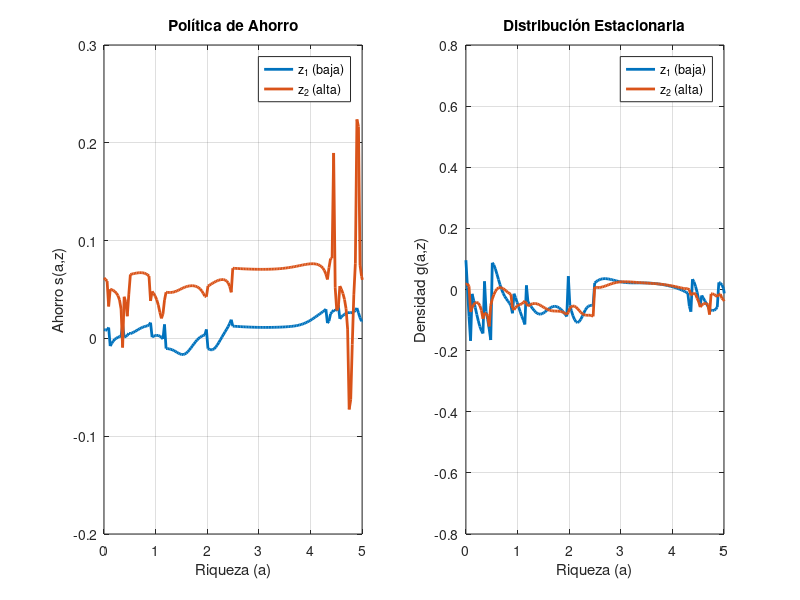
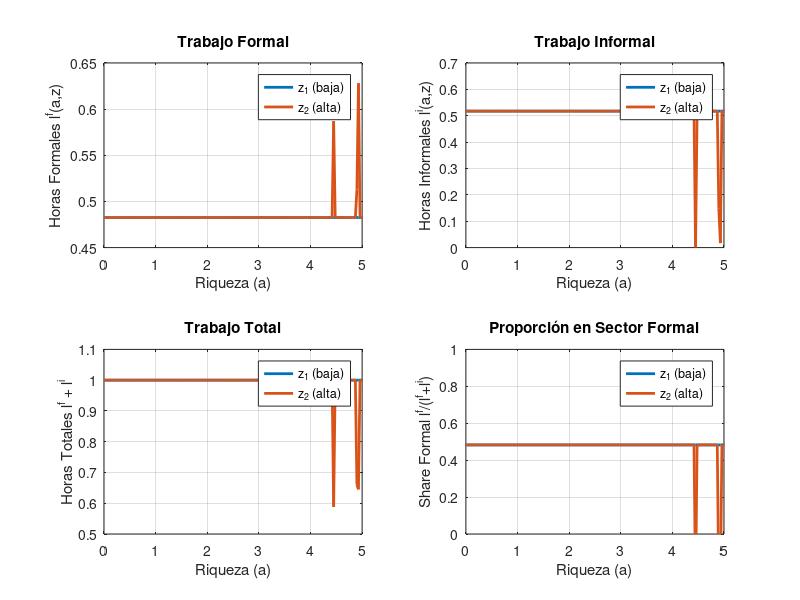
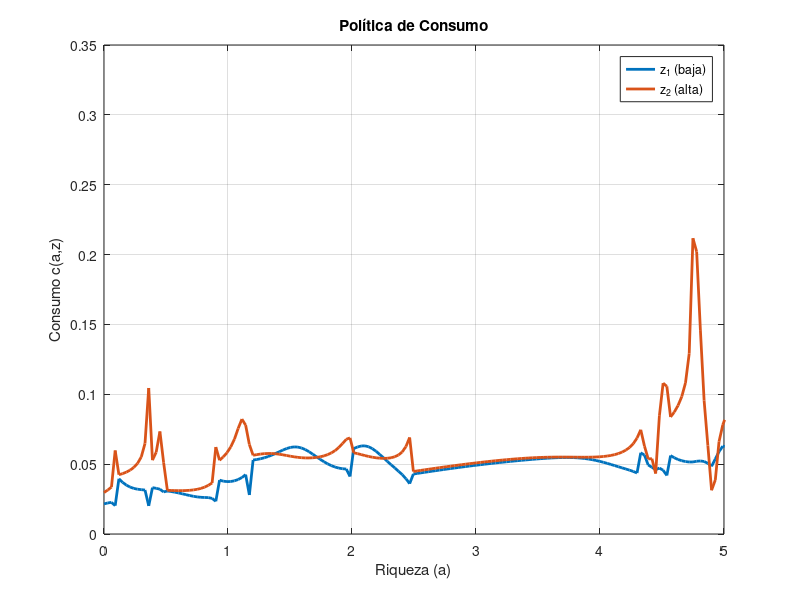
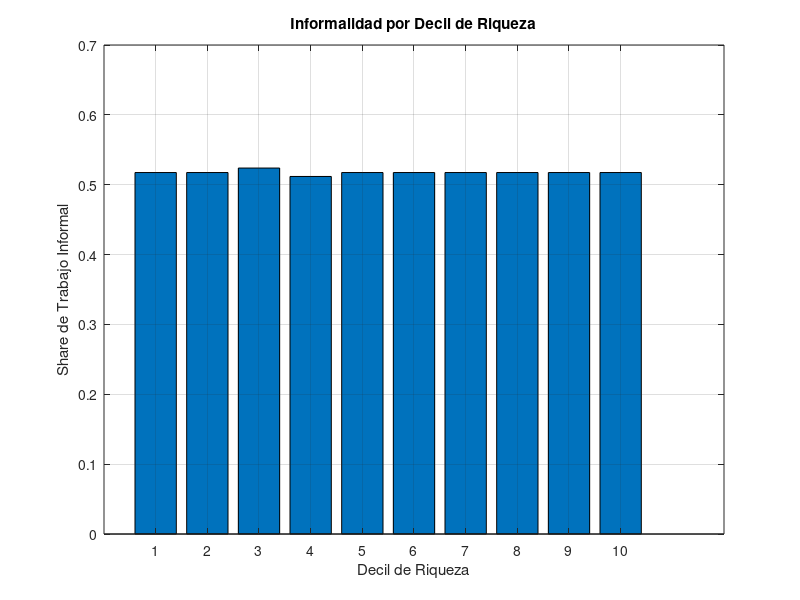

Reproduce these figures in MATLAB, in order.
% AIYAGARI_DOS_SECTORES.m
% Modelo de Aiyagari con trabajo endógeno en sectores formal e informal
% Basado en Moll et al. + Restrepo-Echavarria

clear all; clc; close all;

tic; % Inicia el cronómetro

%% =========================================================================
% 1. PARÁMETROS DEL MODELO
% =========================================================================

% --- Parámetros de los Hogares ---
ga = 2;            % Coeficiente de aversión relativa al riesgo (γ)
rho = 0.05;        % Tasa de descuento subjetiva
d = 0.05;          % Tasa de depreciación del capital (δ)
frisch = 0.5;      % Elasticidad de Frisch (φ)

% --- Parámetros de Desutilidad del Trabajo ---
psi_f = 1.0;       % Desutilidad trabajo formal (ψᶠ)
psi_i = 0.9;       % Desutilidad trabajo informal (ψⁱ) - Menor = informal más atractivo

% --- Parámetros Fiscales ---
tau = 0.25;        % Tasa impositiva sobre trabajo formal

% --- Parámetros de las Firmas ---
% Sector Formal (Cobb-Douglas con capital)
al_f = 1/3;        % Participación del capital en formal (αᶠ)
Af = 0.15;         % Productividad total formal

% Sector Informal (Solo trabajo, retornos decrecientes)
al_i = 0.75;       % Exponente trabajo informal (αⁱ < 1)
Ai = 0.08;         % Productividad informal

% --- Parámetros del Proceso Estocástico (Productividad Individual) ---
z1 = 0.5;          % Productividad baja
z2 = 1.5;          % Productividad alta
z = [z1,z2];       % Vector de estados
la1 = 1/3;         % Tasa de Poisson z1 -> z2
la2 = 1/3;         % Tasa de Poisson z2 -> z1
la = [la1,la2];

% Productividad promedio
z_ave = (z1*la2 + z2*la1)/(la1 + la2);

%% =========================================================================
% 2. GRILLA DE ACTIVOS
% =========================================================================

I = 500;           % Número de puntos en la grilla (reducido para velocidad)
amin = 0;          % Límite inferior (restricción de no-endeudamiento)
amax = 15;         % Límite superior de activos

a = linspace(amin,amax,I)'; % Vector columna de la grilla
da = (amax-amin)/(I-1);     % Distancia entre puntos

% Matrices auxiliares
aa = [a,a];        % Repite la grilla para ambos estados de z
zz = ones(I,1)*z;  % Matriz (I x 2) con valores de z

%% =========================================================================
% 3. PARÁMETROS DE ITERACIÓN NUMÉRICA
% =========================================================================

% --- Parámetros HJB ---
maxit = 100;       % Máximo de iteraciones para HJB
crit = 10^(-6);    % Criterio de convergencia HJB
Delta = 1000;      % Tamaño del paso para método implícito

% Inicialización de matrices
dVf = zeros(I,2);  % Derivada forward
dVb = zeros(I,2);  % Derivada backward
c = zeros(I,2);    % Política de consumo
lf = zeros(I,2);   % Política trabajo formal
li = zeros(I,2);   % Política trabajo informal

% Matriz de saltos entre estados
Aswitch = [-speye(I)*la(1),speye(I)*la(1);speye(I)*la(2),-speye(I)*la(2)];

% --- Parámetros Equilibrio General ---
Ir = 30;           % Máximas iteraciones para encontrar r
crit_S = 10^(-5);  % Criterio convergencia mercado capital
crit_L = 10^(-4);  % Criterio convergencia mercado trabajo informal

% --- Parámetros de Bisección ---
rmin = 0.01;       % Límite inferior para r
rmax = 0.99*rho;   % Límite superior para r
r = 0.04;          % Conjetura inicial

%% =========================================================================
% 4. BUCLE EXTERNO: EQUILIBRIO GENERAL
% =========================================================================

for ir = 1:Ir
    
    % Almacena historial
    r_r(ir) = r;
    rmin_r(ir) = rmin;
    rmax_r(ir) = rmax;
    
    fprintf('\n========== Iteración Equilibrio %d ==========\n', ir);
    fprintf('Tasa de interés r = %.4f\n', r);
    
    % --- 4.1. Resolver Precios del Sector Formal (dado r) ---
    % FOC Capital Formal: r + d = al_f * Af * (Lf/Kf)^(1-al_f)
    % Por ahora asumimos Lf = z_ave para inicializar
    Lf_guess = z_ave * 0.7; % 70% en formal inicialmente
    KD = (al_f * Af / (r + d))^(1/(1-al_f)) * Lf_guess;
    wf = (1-al_f) * Af * (KD/Lf_guess)^al_f; % Salario formal
    
    % --- 4.2. Loop de Punto Fijo para Sector Informal ---
    % El salario informal depende del trabajo informal agregado
    
    Li_old = z_ave * 0.3; % 30% en informal inicialmente
    for iter_wi = 1:20
        % Salario informal desde FOC: wi = al_i * Ai * Li^(al_i-1)
        wi = al_i * Ai * Li_old^(al_i-1);
        
        fprintf('  Iteración salario informal %d: wi = %.4f\n', iter_wi, wi);
        
        % --- 4.3. Calcular Oferta Laboral de Ahorro Cero ---
        % Necesitamos resolver para (lf0, li0) cuando s=0
        fprintf('  Calculando oferta laboral de ahorro cero...\n');
        
        lf0 = zeros(I,2);
        li0 = zeros(I,2);
        
        for j = 1:2  % Para cada estado de productividad
            for i = 1:I  % Para cada nivel de activos
                % Resolver sistema: s = 0 y FOCs de trabajo
                % wf*z*lf*(1-tau) + wi*z*li + r*a = c
                % psi_f * lf^(1/frisch) = c^(-ga) * wf*z*(1-tau)
                % psi_i * li^(1/frisch) = c^(-ga) * wi*z
                
                % Simplificación: usar aproximación
                income_base = r * a(i);
                if income_base <= 0
                    income_base = 0.01; % Evitar problemas numéricos
                end
                
                % Aproximación inicial
                lf_temp = min(0.5, max(0, ((wf*z(j)*(1-tau))/psi_f)^frisch));
                li_temp = min(0.5, max(0, ((wi*z(j))/psi_i)^frisch));
                
                % Normalizar si suma > 1
                if lf_temp + li_temp > 1
                    total = lf_temp + li_temp;
                    lf_temp = lf_temp / total;
                    li_temp = li_temp / total;
                end
                
                lf0(i,j) = lf_temp;
                li0(i,j) = li_temp;
            end
        end
        
        % --- 4.4. Conjetura Inicial para Función de Valor ---
        if ir == 1 && iter_wi == 1
            % Primera iteración: usar aproximación
            for j = 1:2
                income = wf*z(j)*lf0(:,j)*(1-tau) + wi*z(j)*li0(:,j) + r.*a;
                v0(:,j) = (income.^(1-ga))/(1-ga)/rho;
            end
        else
            % Usar valor previo (warm start)
            if iter_wi == 1
                v0 = V_r(:,:,ir-1);
            else
                v0 = V;
            end
        end
        
        v = v0;
        
        % --- 4.5. BUCLE INTERNO: RESOLVER HJB ---
        for n = 1:maxit
            V = v;
            
            % Derivadas (Diferencias Finitas)
            % Forward
            dVf(1:I-1,:) = (V(2:I,:)-V(1:I-1,:))/da;
            for j = 1:2
                income_max = wf*z(j)*(1-tau) + wi*z(j) + r*amax;
                dVf(I,j) = (income_max)^(-ga);
            end
            
            % Backward
            dVb(2:I,:) = (V(2:I,:)-V(1:I-1,:))/da;
            for j = 1:2
                income_min = wf*z(j)*lf0(1,j)*(1-tau) + wi*z(j)*li0(1,j) + r*amin;
                dVb(1,j) = (income_min)^(-ga);
            end
            
            % --- ESQUEMA UPWIND ---
            % Forward
            cf = dVf.^(-1/ga);
            lf_f = ((dVf.*wf.*zz*(1-tau))/psi_f).^frisch;
            li_f = ((dVf.*wi.*zz)/psi_i).^frisch;
            
            % Restringir horas totales
            ltotal_f = lf_f + li_f;
            idx_exceed = ltotal_f > 1;
            lf_f(idx_exceed) = lf_f(idx_exceed) ./ ltotal_f(idx_exceed);
            li_f(idx_exceed) = li_f(idx_exceed) ./ ltotal_f(idx_exceed);
            
            ssf = wf*zz.*lf_f*(1-tau) + wi*zz.*li_f + r.*aa - cf;
            
            % Backward
            cb = dVb.^(-1/ga);
            lf_b = ((dVb.*wf.*zz*(1-tau))/psi_f).^frisch;
            li_b = ((dVb.*wi.*zz)/psi_i).^frisch;
            
            % Restringir horas totales
            ltotal_b = lf_b + li_b;
            idx_exceed = ltotal_b > 1;
            lf_b(idx_exceed) = lf_b(idx_exceed) ./ ltotal_b(idx_exceed);
            li_b(idx_exceed) = li_b(idx_exceed) ./ ltotal_b(idx_exceed);
            
            ssb = wf*zz.*lf_b*(1-tau) + wi*zz.*li_b + r.*aa - cb;
            
            % En steady state (s=0)
            c0 = wf*zz.*lf0*(1-tau) + wi*zz.*li0 + r.*aa;
            
            % Indicadores upwind
            If = ssf > 0;
            Ib = ssb < 0;
            I0 = (1-If-Ib);
            
            % Políticas finales
            c = cf.*If + cb.*Ib + c0.*I0;
            lf = lf_f.*If + lf_b.*Ib + lf0.*I0;
            li = li_f.*If + li_b.*Ib + li0.*I0;
            
            % Utilidad
            u = c.^(1-ga)/(1-ga) - psi_f*lf.^(1+1/frisch)/(1+1/frisch) ...
                - psi_i*li.^(1+1/frisch)/(1+1/frisch);
            
            % --- MATRIZ DE TRANSICIÓN ---
            X = -min(ssb,0)/da;
            Y = -max(ssf,0)/da + min(ssb,0)/da;
            Z = max(ssf,0)/da;
            
            A1 = spdiags(Y(:,1),0,I,I) + spdiags(X(2:I,1),-1,I,I) + spdiags([0;Z(1:I-1,1)],1,I,I);
            A2 = spdiags(Y(:,2),0,I,I) + spdiags(X(2:I,2),-1,I,I) + spdiags([0;Z(1:I-1,2)],1,I,I);
            
            A = [A1,sparse(I,I);sparse(I,I),A2] + Aswitch;
            
            % --- SISTEMA IMPLÍCITO ---
            B = (1/Delta + rho)*speye(2*I) - A;
            
            u_stacked = [u(:,1);u(:,2)];
            V_stacked = [V(:,1);V(:,2)];
            
            b = u_stacked + V_stacked/Delta;
            V_stacked = B\b;
            
            V = [V_stacked(1:I),V_stacked(I+1:2*I)];
            
            % Convergencia
            Vchange = V - v;
            v = V;
            
            dist(n) = max(max(abs(Vchange)));
            if dist(n) < crit
                fprintf('    HJB convergió en %d iteraciones\n', n);
                break
            end
        end
        
        % --- 4.6. FOKKER-PLANCK ---
        AT = A';
        b = zeros(2*I,1);
        
        % Fix: primera condición
        i_fix = 1;
        b(i_fix) = .1;
        row = [zeros(1,i_fix-1),1,zeros(1,2*I-i_fix)];
        AT(i_fix,:) = row;
        
        gg = AT\b;
        g_sum = gg'*ones(2*I,1)*da;
        gg = gg./g_sum;
        
        g = [gg(1:I),gg(I+1:2*I)];
        
        % --- 4.7. Calcular Agregados ---
        % Trabajo formal agregado
        Lf_new = 0;
        for j = 1:2
            Lf_new = Lf_new + g(:,j)'*lf(:,j)*da;
        end
        
        % Trabajo informal agregado
        Li_new = 0;
        for j = 1:2
            Li_new = Li_new + g(:,j)'*li(:,j)*da;
        end
        
        fprintf('    Lf = %.4f, Li = %.4f\n', Lf_new, Li_new);
        
        % Verificar convergencia del trabajo informal
        if abs(Li_new - Li_old) < crit_L
            fprintf('  Mercado trabajo informal convergió\n');
            Lf = Lf_new;
            Li = Li_new;
            break
        end
        
        % Actualizar
        Li_old = 0.5*Li_old + 0.5*Li_new; % Promedio para estabilidad
        
        % Actualizar capital y salario formal
        KD = (al_f * Af / (r + d))^(1/(1-al_f)) * Lf_new;
        wf = (1-al_f) * Af * (KD/Lf_new)^al_f;
    end
    
    % Almacenar resultados de esta iteración
    g_r(:,:,ir) = g;
    V_r(:,:,ir) = V;
    lf_r(:,:,ir) = lf;
    li_r(:,:,ir) = li;
    
    % --- 4.8. EQUILIBRIO DE CAPITAL ---
    % Capital ofrecido por hogares
    KS = g(:,1)'*a*da + g(:,2)'*a*da;
    
    % Exceso de oferta
    S(ir) = KS - KD;
    
    fprintf('KS = %.4f, KD = %.4f, Exceso = %.4f\n', KS, KD, S(ir));
    
    % Bisección
    if S(ir) > crit_S
        fprintf('Exceso de Oferta de Capital\n');
        rmax = r;
        r = 0.5*(r+rmin);
    elseif S(ir) < -crit_S
        fprintf('Exceso de Demanda de Capital\n');
        rmin = r;
        r = 0.5*(r+rmax);
    else
        fprintf('\n¡EQUILIBRIO ENCONTRADO!\n');
        fprintf('r* = %.4f, Lf = %.4f, Li = %.4f\n', r, Lf, Li);
        break
    end
end

toc;

%% =========================================================================
% 5. GRÁFICOS DE RESULTADOS
% =========================================================================

amax_plot = 5;

% Figura 1: Políticas de Ahorro
figure(1)
subplot(1,2,1)
plot(a, wf*zz.*lf_r(:,:,ir)*(1-tau) + wi*zz.*li_r(:,:,ir) + r.*aa - c, 'LineWidth', 2)
xlabel('Riqueza (a)')
ylabel('Ahorro s(a,z)')
title('Política de Ahorro')
legend('z_1 (baja)', 'z_2 (alta)', 'Location', 'best')
xlim([0 amax_plot])
grid on

subplot(1,2,2)
plot(a, g_r(:,:,ir), 'LineWidth', 2)
xlabel('Riqueza (a)')
ylabel('Densidad g(a,z)')
title('Distribución Estacionaria')
legend('z_1 (baja)', 'z_2 (alta)', 'Location', 'best')
xlim([0 amax_plot])
grid on

% Figura 2: Asignación Laboral
figure(2)
subplot(2,2,1)
plot(a, lf_r(:,:,ir), 'LineWidth', 2)
xlabel('Riqueza (a)')
ylabel('Horas Formales l^f(a,z)')
title('Trabajo Formal')
legend('z_1 (baja)', 'z_2 (alta)', 'Location', 'best')
xlim([0 amax_plot])
grid on

subplot(2,2,2)
plot(a, li_r(:,:,ir), 'LineWidth', 2)
xlabel('Riqueza (a)')
ylabel('Horas Informales l^i(a,z)')
title('Trabajo Informal')
legend('z_1 (baja)', 'z_2 (alta)', 'Location', 'best')
xlim([0 amax_plot])
grid on

subplot(2,2,3)
plot(a, lf_r(:,:,ir) + li_r(:,:,ir), 'LineWidth', 2)
xlabel('Riqueza (a)')
ylabel('Horas Totales l^f + l^i')
title('Trabajo Total')
legend('z_1 (baja)', 'z_2 (alta)', 'Location', 'best')
xlim([0 amax_plot])
grid on

subplot(2,2,4)
plot(a, lf_r(:,:,ir)./(lf_r(:,:,ir) + li_r(:,:,ir)), 'LineWidth', 2)
xlabel('Riqueza (a)')
ylabel('Share Formal l^f/(l^f+l^i)')
title('Proporción en Sector Formal')
legend('z_1 (baja)', 'z_2 (alta)', 'Location', 'best')
xlim([0 amax_plot])
ylim([0 1])
grid on

% Figura 3: Consumo
figure(3)
plot(a, c, 'LineWidth', 2)
xlabel('Riqueza (a)')
ylabel('Consumo c(a,z)')
title('Política de Consumo')
legend('z_1 (baja)', 'z_2 (alta)', 'Location', 'best')
xlim([0 amax_plot])
grid on

% Figura 4: Estadísticas Agregadas
figure(4)
% Calcular share informal por deciles de riqueza
n_deciles = 10;
for d = 1:n_deciles
    a_min_d = (d-1)*amax/n_deciles;
    a_max_d = d*amax/n_deciles;
    idx_d = (a >= a_min_d) & (a < a_max_d);
    
    % Peso de cada decil
    mass_d = sum(sum(g(idx_d,:)))*da;
    
    if mass_d > 0
        % Horas promedio en informal para este decil
        li_avg = 0;
        lf_avg = 0;
        for j = 1:2
            li_avg = li_avg + sum(g(idx_d,j).*li_r(idx_d,j,ir))*da/mass_d;
            lf_avg = lf_avg + sum(g(idx_d,j).*lf_r(idx_d,j,ir))*da/mass_d;
        end
        share_informal(d) = li_avg/(li_avg + lf_avg);
    else
        share_informal(d) = 0;
    end
end

bar(1:n_deciles, share_informal)
xlabel('Decil de Riqueza')
ylabel('Share de Trabajo Informal')
title('Informalidad por Decil de Riqueza')
grid on

%% =========================================================================
% 6. ESTADÍSTICAS RESUMEN
% =========================================================================

fprintf('\n========== ESTADÍSTICAS DEL EQUILIBRIO ==========\n');
fprintf('Tasa de interés de equilibrio: r* = %.4f\n', r);
fprintf('Salario formal: wf = %.4f\n', wf);
fprintf('Salario informal: wi = %.4f\n', wi);
fprintf('Capital: K = %.4f\n', KS);
fprintf('Trabajo formal agregado: Lf = %.4f\n', Lf);
fprintf('Trabajo informal agregado: Li = %.4f\n', Li);
fprintf('Share informal en empleo: %.2f%%\n', 100*Li/(Lf+Li));

% Calcular producto
Yf = Af * KD^al_f * Lf^(1-al_f);
Yi = Ai * Li^al_i;
Y_total = Yf + Yi;

fprintf('Producto formal: Yf = %.4f\n', Yf);
fprintf('Producto informal: Yi = %.4f\n', Yi);
fprintf('Share informal en producto: %.2f%%\n', 100*Yi/Y_total);

% Gini de riqueza
[a_sorted, idx] = sort(a);
g_total = g(:,1) + g(:,2);
g_sorted = g_total(idx);
g_cum = cumsum(g_sorted)*da;
a_cum = cumsum(a_sorted.*g_sorted)*da;
a_total = a_cum(end);
gini = 1 - 2*sum(a_cum)*da/a_total;
fprintf('Índice de Gini (riqueza): %.4f\n', gini);
